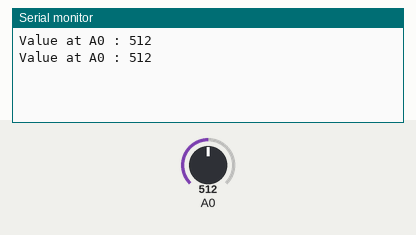
Bench run of a sketch on a simulated Arduino Uno, built with avr-gcc and run on an emulated ATmega328P. On the bench: the last lines printed to the serial monitor. Inputs (shaded band) come from the test bench; at power-on: A0 = 512.

Above: at 2.8 s.
2.9 s: A0 set to 716
At 5.2 s:
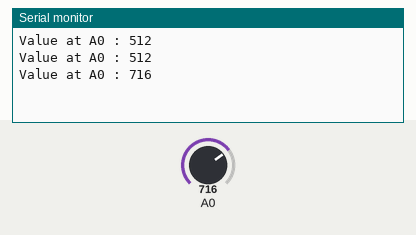
5.6 s: A0 set to 900
At 6.8 s:
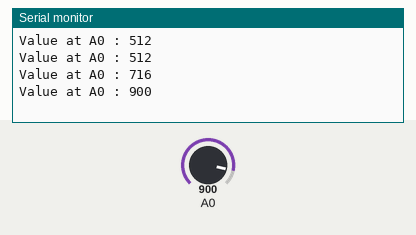
Timing chart, 0 to 8.6 s (numbered marks = the images above; inputs shaded):
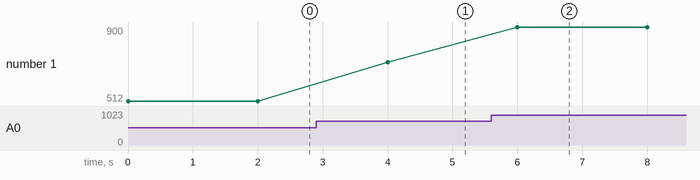

Measured:
- after the input at 2.9 s, the serial monitor: prints a new line after 1.1 s (image 1)
- after the input at 5.6 s, the serial monitor: prints a new line after 0.40 s (image 2)
- plotted number 1: 512 → 716 after the input at 2.9 s, 716 → 900 after the input at 5.6 s

The sketch:

mywbut-2.ino
```cpp
void setup() {
   // put your setup code here, to run once:
    Serial.begin(9600) ;
}

void loop() {
  // put your main code here, to run repeatedly:
  int a = analogRead(A0) ;
  Serial.print("Value at A0 : ") ;
  Serial.print(a) ;
  Serial.println() ;
  delay( 2000 ) ;

}
```
